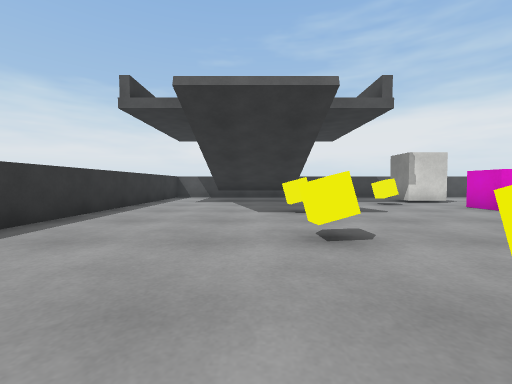
View 1 (above)

19 first-person views from a walk through a 3-D level made in the Unity game engine. The camera is 0.68 m above the floor, tilts 2° down and sees 90° across. The floor is counted in squares, 1 m on a side. Each view is taken from the middle of a square. On the plan, view 1 faces up. The plan holds only what a view shows up to about 9 squares ahead; the rest is blank. The player character is not drawn. Surface patterns are stand-ins for the level's own textures.

View 2
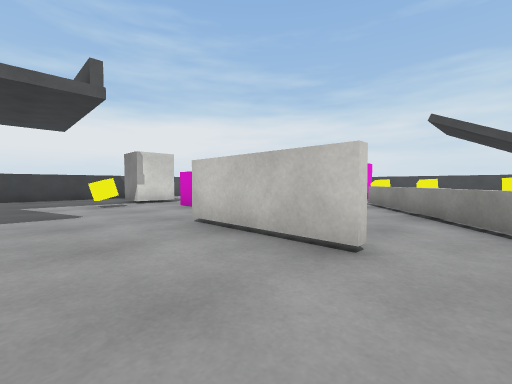

View 3
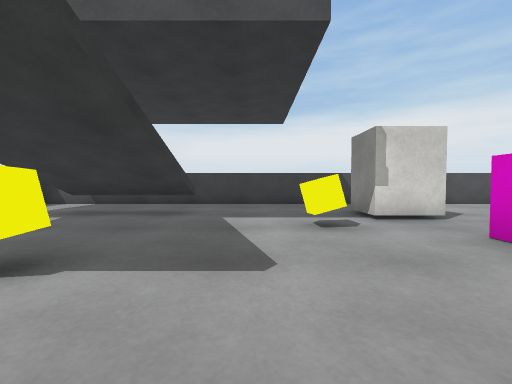

View 4
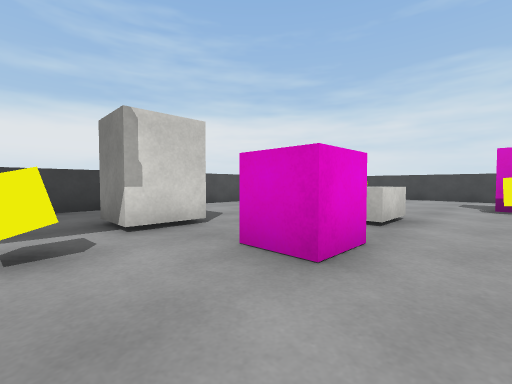

View 5
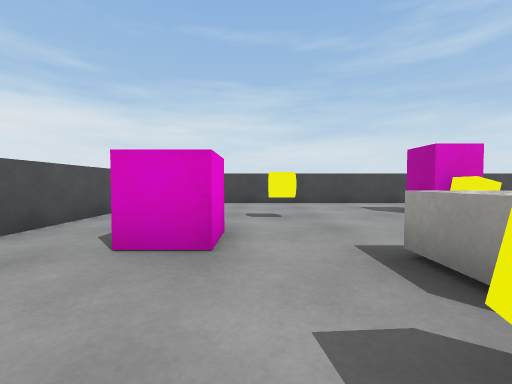

View 6
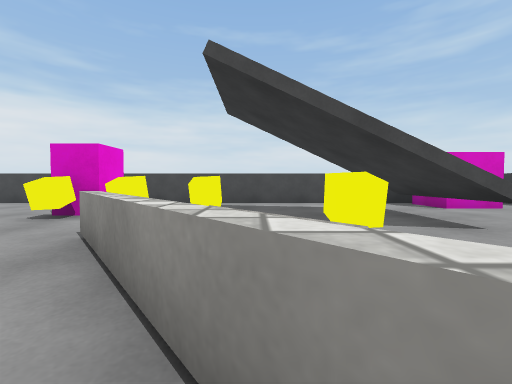

View 7
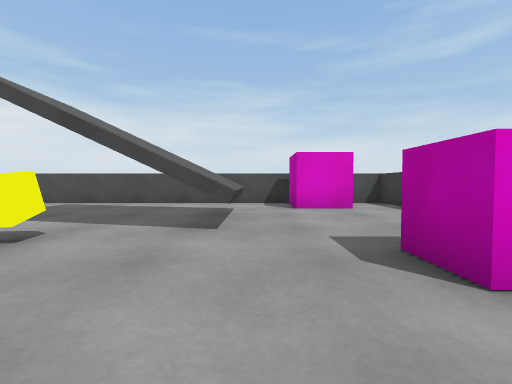

View 8
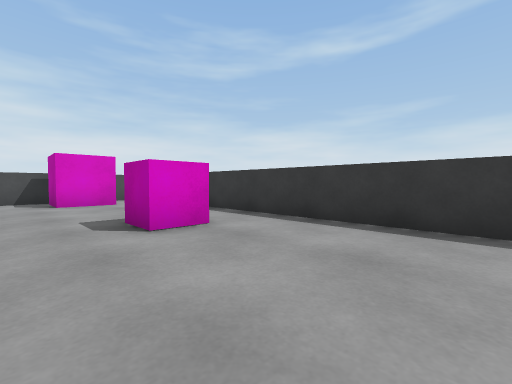

View 9
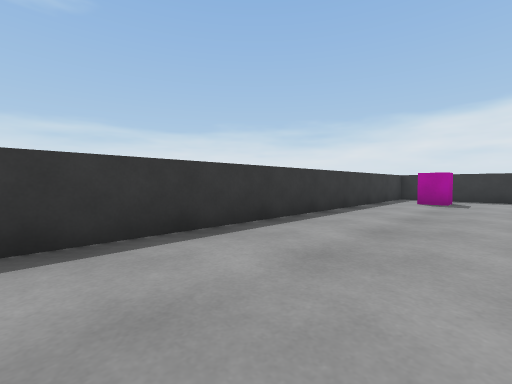

View 10
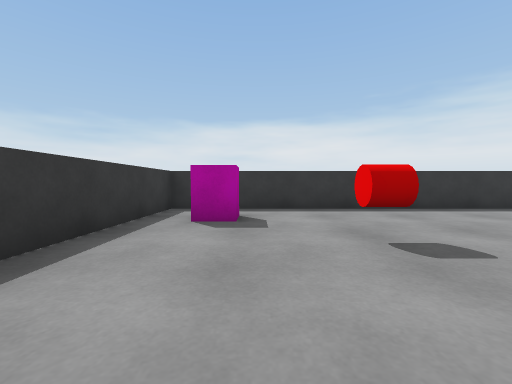

View 11
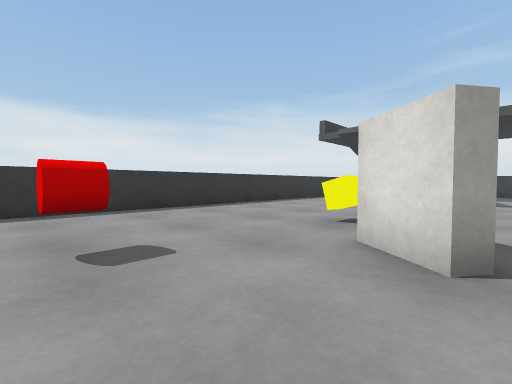

View 12
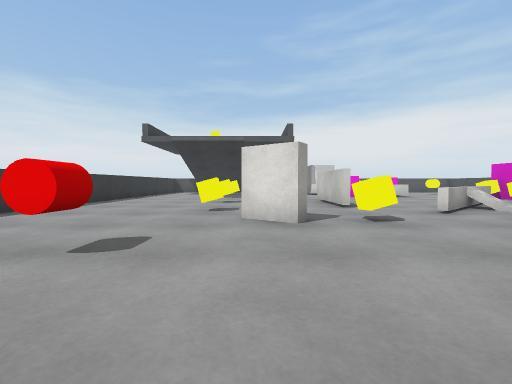

View 13
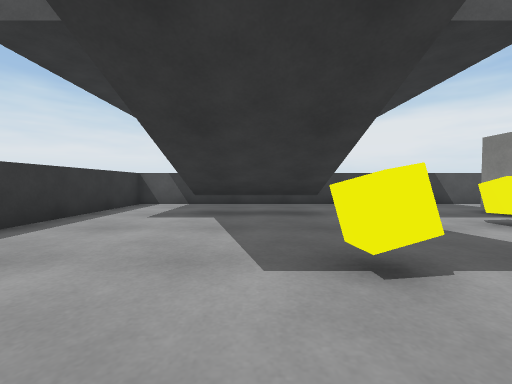

View 14
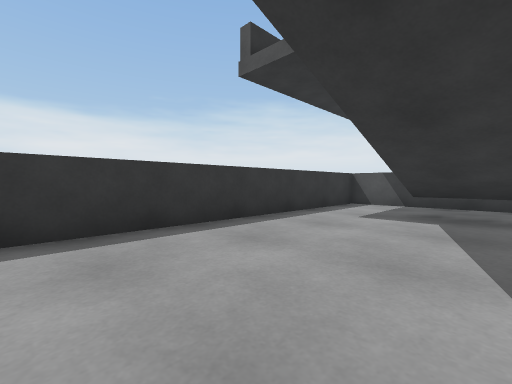

View 15
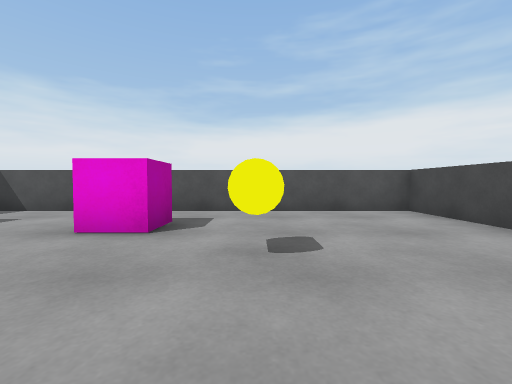

View 16
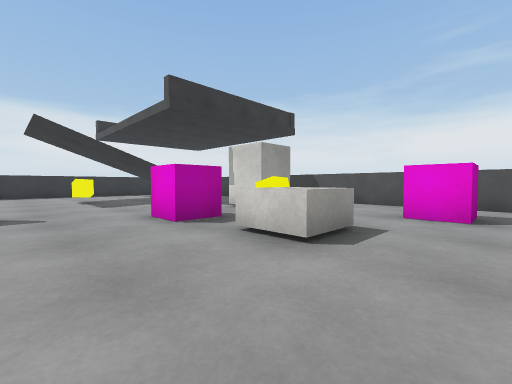

View 17
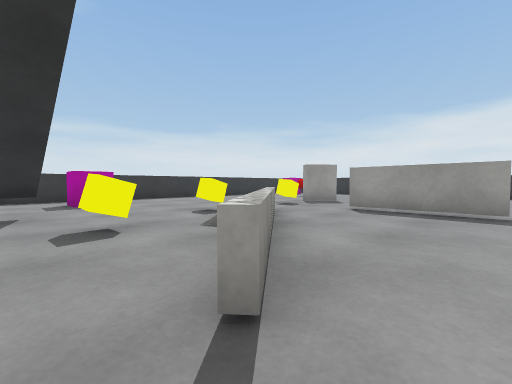

View 18
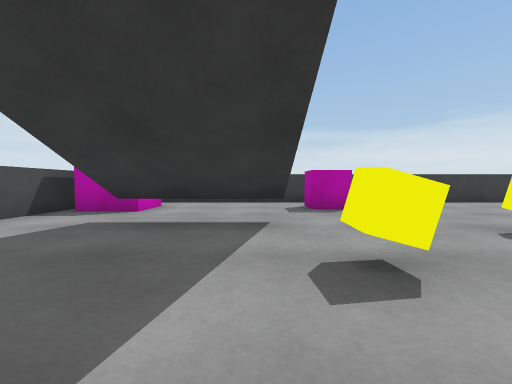

View 19
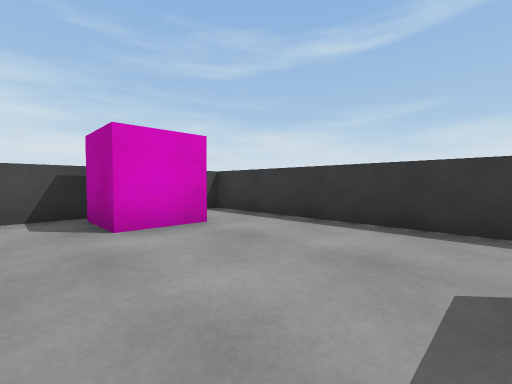

### Floor plan
Points are (right, up) in squares from view 1. A wall is a line through its corners. A room is listed if a view was taken in it or the views show most of it. See-through windows are left out.
Room 1 (views 1, 2, 3, 4, 5, 6, 7, 8, 9, 10, 11, 12, 13, 14, 15, 16, 17, 18, 19)
walls: (4.4, 1) (4.4, 4); (4.6, 4) (4.6, 1); (2.9, -1.4) (2.7, -1.7) (1.6, -1); (10.5, -2.7) (10.5, -1.4); (1.5, 10.4) (1.5, 8.8); (15.7, -4.8) (15.7, 12.2) (-3.7, 12.2) (-3.7, -7.2) (15.7, -7.2) (15.7, -6.2)
low walls: (7.6, 0.8) (6.2, -0.4); (6.3, 0) (7.5, 0.9); (8.2, 1.5) (10.2, 3.2); (10.2, 3) (8.2, 1.3); (12, -2.7) (10.5, -2.7)
objects: other object (-2, -6); other object (0, -4); other object (1, 0); other object (1, 3); other object (1, 6); other object (4, -1); other object (4, 8); other object (5, 9) to (6, 10); other object (6, 6) to (7, 7); other object (7, -1); other object (7, 8); other object (8, 7) to (9, 7); other object (9, -5); other object (10, 0); other object (10, 10); other object (12, 2); other object (12, 3); other object (12, 5); other object (12, 8); other object (13, 5); other object (14, -5) to (15, -4)

Positions as (right, up) in squares from view 1, and headings:
1: (0, 0), facing up
2: (2, 0), facing up-right
3: (3, 4), facing up
4: (4, 5), facing up-right
5: (7, 9), facing right
6: (7, 1), facing right
7: (7, -3), facing right
8: (5, -3), facing down-right
9: (8, -4), facing down-left
10: (3, -5), facing left
11: (3, -4), facing up-left
12: (2, -6), facing up
13: (0, 4), facing up
14: (0, 4), facing up-left
15: (12, 6), facing up
16: (11, 4), facing up-left
17: (11, 4), facing down-left
18: (11, 2), facing down
19: (10, -3), facing down-right
